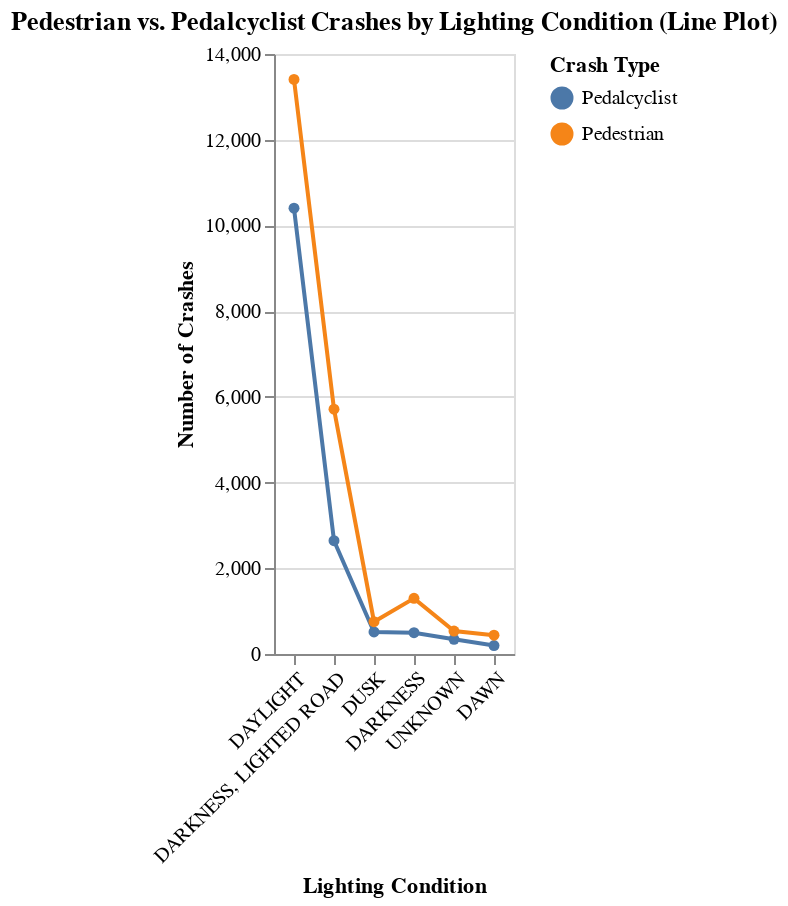

Notebook cell for this chart:
### Markdown cell above
## Visual-# Comparing the number of Pedestrain and Pedalcyclist relative to Lighting Conditions Linechart

### Code cell
import altair as alt

# Line plot
line_chart = alt.Chart(grouped).mark_line(point=True).encode(
    x=alt.X('LIGHTING_CONDITION:N', title='Lighting Condition', sort='-y'),
    y=alt.Y('Count:Q', title='Number of Crashes'),
    color=alt.Color('Type:N', title='Crash Type'),
    tooltip=['Type:N', 'LIGHTING_CONDITION:N', 'Count:Q']
).properties(
    title='Pedestrian vs. Pedalcyclist Crashes by Lighting Condition (Line Plot)'
).configure_axisX(labelAngle=-45)

line_chart.show()

### Figure 1 — Vega-Lite specification as saved in the notebook (floating-point values rounded to 4 significant figures)
{"config": {"view": {"continuousWidth": 300, "continuousHeight": 300}, "axisX": {"labelAngle": -45}}, "data": {"name": "data-ff3c994a647fc91fb1840dd26b9b335a"}, "mark": {"type": "line", "point": true}, "encoding": {"color": {"field": "Type", "title": "Crash Type", "type": "nominal"}, "tooltip": [{"field": "Type", "type": "nominal"}, {"field": "LIGHTING_CONDITION", "type": "nominal"}, {"field": "Count", "type": "quantitative"}], "x": {"field": "LIGHTING_CONDITION", "sort": "-y", "title": "Lighting Condition", "type": "nominal"}, "y": {"field": "Count", "title": "Number of Crashes", "type": "quantitative"}}, "title": "Pedestrian vs. Pedalcyclist Crashes by Lighting Condition (Line Plot)", "$schema": "https://vega.github.io/schema/vega-lite/v5.20.1.json", "datasets": {"data-ff3c994a647fc91fb1840dd26b9b335a": [{"Type": "Pedalcyclist", "LIGHTING_CONDITION": "DARKNESS", "Count": 497}, {"Type": "Pedalcyclist", "LIGHTING_CONDITION": "DARKNESS, LIGHTED ROAD", "Count": 2644}, {"Type": "Pedalcyclist", "LIGHTING_CONDITION": "DAWN", "Count": 198}, {"Type": "Pedalcyclist", "LIGHTING_CONDITION": "DAYLIGHT", "Count": 10403}, {"Type": "Pedalcyclist", "LIGHTING_CONDITION": "DUSK", "Count": 514}, {"Type": "Pedalcyclist", "LIGHTING_CONDITION": "UNKNOWN", "Count": 342}, {"Type": "Pedestrian", "LIGHTING_CONDITION": "DARKNESS", "Count": 1299}, {"Type": "Pedestrian", "LIGHTING_CONDITION": "DARKNESS, LIGHTED ROAD", "Count": 5713}, {"Type": "Pedestrian", "LIGHTING_CONDITION": "DAWN", "Count": 439}, {"Type": "Pedestrian", "LIGHTING_CONDITION": "DAYLIGHT", "Count": 13406}, {"Type": "Pedestrian", "LIGHTING_CONDITION": "DUSK", "Count": 753}, {"Type": "Pedestrian", "LIGHTING_CONDITION": "UNKNOWN", "Count": 536}]}}
